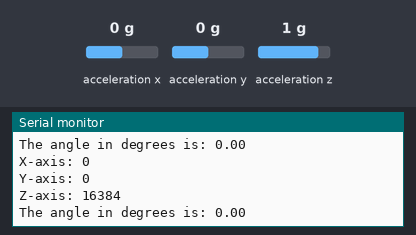
A sketch run on a simulated Arduino Uno, built with avr-gcc and run on an emulated ATmega328P. Shown: the last lines printed to the serial monitor. Wiring (inferred from the names in the program): MPU-9250 motion sensor at I2C address 0x68. The inputs (shaded band) are chosen by the test bench; at power-on: acceleration z 1 g, acceleration x 0 g, acceleration y 0 g.

Above: at 1.4 s.
1.5 s: acceleration z set to 0 g
At 3.3 s:
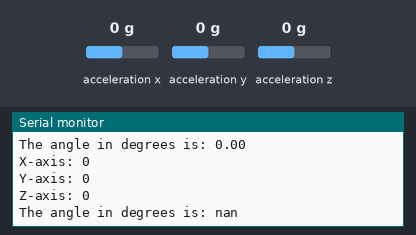
4.5 s: acceleration x set to -1.4 g
At 5.5 s:
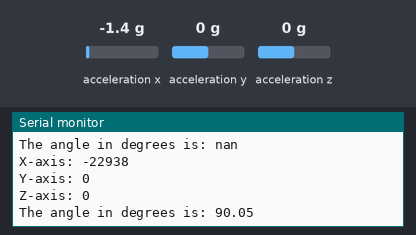
6.0 s: acceleration y set to -1.4 g
At 7.8 s:
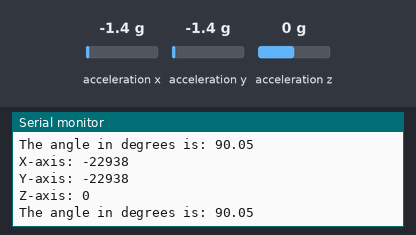

The sketch:

Final_lab_project_Wire_method.ino
```cpp
#include<Wire.h>

#define    MPU9250_ADDRESS           0x68


void setup() {
  Wire.begin();
  Serial.begin(9600);

  short Val;

  writeRegisterMPU9250(0x77, 50);
  Val = readRegisterMPU9250(0x77);
  Serial.print("Value: ");
  Serial.println(Val);
  Serial.println();

  //Reset the device
  writeRegisterMPU9250(0x6B, 0x80);
  delay(100); //delay time in seconds

  writeRegisterMPU9250(0x1C, 0x00);  //configuring to +/- 2g
  delay(100);
}

void loop() {

  signed short X, Y, Z;

  //X-Axis
  Wire.beginTransmission(0x68);
  Wire.write(0x3B);
  Wire.endTransmission();
  Wire.requestFrom(0x68, 2);

  while(Wire.available() < 2);

  X = Wire.read() << 8;
  X = X + Wire.read();

  //Y-Axis
  Wire.beginTransmission(0x68);
  Wire.write(0x3D);
  Wire.endTransmission();
  Wire.requestFrom(0x68, 2);

  while(Wire.available() < 2);

  Y = Wire.read() << 8;
  Y = Y + Wire.read();

  //Z-Axis
  Wire.beginTransmission(0x68);
  Wire.write(0x3F);
  Wire.endTransmission();
  Wire.requestFrom(0x68, 2);

  while(Wire.available() < 2);

  Z = Wire.read() << 8;
  Z = Z + Wire.read();

  Serial.print("X-axis: ");
  Serial.println(X);
  Serial.print("Y-axis: ");
  Serial.println(Y);
  Serial.print("Z-axis: ");
  Serial.println(Z);
  Serial.println();
  short a = 0.0 , b = 0.0, c = 1.0;

  float result = ((float)(X) * a) + ((float)(Y) * b ) + ((float)(Z) * c) / (sqrt(sq((float)(X)) + sq((float)(Y)) + sq((float)(Z))) * sqrt(sq(a) + sq(b) + sq(c)));
  float angle = acos(result);  // angle in radian
  angle = angle * (180 / 3.14);  //angle in degree

  Serial.print("The angle in degrees is: ");
  Serial.println(angle);
  Serial.println();

  delay(1100); //delay time in seconds

}

void writeRegisterMPU9250(char address, char data) {
  Wire.beginTransmission(0x68);
  Wire.write(address);
  Wire.write(data);
  Wire.endTransmission();
}

int readRegisterMPU9250(char address) {
  char Val;

  Wire.beginTransmission(0x68);
  Wire.write(address);
  Wire.endTransmission();
  Wire.requestFrom(0x68, 1);

  Val = Wire.read();

  return Val;
}
```

Measured:
- after the input at 1.5 s, the serial monitor: prints a new line after 0.94 s (image 1)
- after the input at 4.5 s, the serial monitor: prints a new line after 0.13 s (image 2)
- after the input at 6.0 s, the serial monitor: prints a new line after 0.87 s (image 3)
